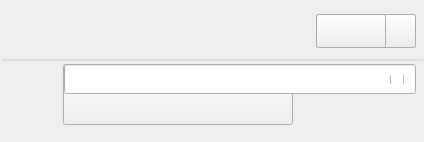
<?xml version="1.0" encoding="UTF-8"?>
<ui version="4.0">
 <class>OneConnForm</class>
 <widget class="QWidget" name="OneConnForm">
  <property name="geometry">
   <rect>
    <x>0</x>
    <y>0</y>
    <width>424</width>
    <height>142</height>
   </rect>
  </property>
  <property name="windowTitle">
   <string>Form</string>
  </property>
  <widget class="QLabel" name="lbName">
   <property name="geometry">
    <rect>
     <x>63</x>
     <y>8</y>
     <width>241</width>
     <height>20</height>
    </rect>
   </property>
   <property name="text">
    <string/>
   </property>
  </widget>
  <widget class="QPushButton" name="btnConnSub">
   <property name="geometry">
    <rect>
     <x>316</x>
     <y>14</y>
     <width>100</width>
     <height>34</height>
    </rect>
   </property>
   <property name="text">
    <string/>
   </property>
  </widget>
  <widget class="QPushButton" name="btnConn">
   <property name="geometry">
    <rect>
     <x>316</x>
     <y>14</y>
     <width>100</width>
     <height>34</height>
    </rect>
   </property>
   <property name="text">
    <string/>
   </property>
  </widget>
  <widget class="QLabel" name="lbSignal">
   <property name="geometry">
    <rect>
     <x>14</x>
     <y>14</y>
     <width>32</width>
     <height>32</height>
    </rect>
   </property>
   <property name="text">
    <string/>
   </property>
  </widget>
  <widget class="QLabel" name="lbConned">
   <property name="geometry">
    <rect>
     <x>63</x>
     <y>31</y>
     <width>140</width>
     <height>20</height>
    </rect>
   </property>
   <property name="text">
    <string/>
   </property>
  </widget>
  <widget class="QWidget" name="wbg_2" native="true">
   <property name="geometry">
    <rect>
     <x>0</x>
     <y>0</y>
     <width>424</width>
     <height>106</height>
    </rect>
   </property>
   <widget class="QLineEdit" name="lePassword">
    <property name="geometry">
     <rect>
      <x>64</x>
      <y>64</y>
      <width>352</width>
      <height>30</height>
     </rect>
    </property>
   </widget>
   <widget class="QCheckBox" name="checkBoxPwd">
    <property name="geometry">
     <rect>
      <x>390</x>
      <y>75</y>
      <width>18</width>
      <height>9</height>
     </rect>
    </property>
    <property name="text">
     <string/>
    </property>
   </widget>
  </widget>
  <widget class="QPushButton" name="btnDisConn">
   <property name="geometry">
    <rect>
     <x>316</x>
     <y>14</y>
     <width>100</width>
     <height>34</height>
    </rect>
   </property>
   <property name="text">
    <string/>
   </property>
  </widget>
  <widget class="QPushButton" name="btnConnPWD">
   <property name="geometry">
    <rect>
     <x>316</x>
     <y>14</y>
     <width>100</width>
     <height>34</height>
    </rect>
   </property>
   <property name="text">
    <string/>
   </property>
  </widget>
  <widget class="QPushButton" name="btnHideConn">
   <property name="geometry">
    <rect>
     <x>316</x>
     <y>14</y>
     <width>100</width>
     <height>34</height>
    </rect>
   </property>
   <property name="text">
    <string/>
   </property>
  </widget>
  <widget class="QWidget" name="wbg_3" native="true">
   <property name="geometry">
    <rect>
     <x>0</x>
     <y>0</y>
     <width>424</width>
     <height>138</height>
    </rect>
   </property>
   <widget class="QPushButton" name="btnInfo">
    <property name="geometry">
     <rect>
      <x>63</x>
      <y>64</y>
      <width>230</width>
      <height>61</height>
     </rect>
    </property>
    <property name="text">
     <string/>
    </property>
   </widget>
   <widget class="QLabel" name="leInfo_1">
    <property name="geometry">
     <rect>
      <x>63</x>
      <y>62</y>
      <width>230</width>
      <height>20</height>
     </rect>
    </property>
    <property name="text">
     <string/>
    </property>
   </widget>
   <widget class="QLabel" name="leInfo_2">
    <property name="geometry">
     <rect>
      <x>63</x>
      <y>86</y>
      <width>230</width>
      <height>20</height>
     </rect>
    </property>
    <property name="text">
     <string/>
    </property>
   </widget>
   <widget class="QLabel" name="leInfo_3">
    <property name="geometry">
     <rect>
      <x>63</x>
      <y>110</y>
      <width>230</width>
      <height>20</height>
     </rect>
    </property>
    <property name="text">
     <string/>
    </property>
   </widget>
   <zorder>leInfo_1</zorder>
   <zorder>leInfo_2</zorder>
   <zorder>leInfo_3</zorder>
   <zorder>btnInfo</zorder>
  </widget>
  <widget class="Line" name="line">
   <property name="geometry">
    <rect>
     <x>2</x>
     <y>59</y>
     <width>421</width>
     <height>2</height>
    </rect>
   </property>
   <property name="styleSheet">
    <string notr="true">background-color: rgba(156, 156, 156,0.1);</string>
   </property>
   <property name="orientation">
    <enum>Qt::Horizontal</enum>
   </property>
  </widget>
  <widget class="QWidget" name="wbg" native="true">
   <property name="geometry">
    <rect>
     <x>0</x>
     <y>0</y>
     <width>424</width>
     <height>60</height>
    </rect>
   </property>
  </widget>
  <widget class="QLabel" name="lbWaiting">
   <property name="geometry">
    <rect>
     <x>316</x>
     <y>14</y>
     <width>100</width>
     <height>34</height>
    </rect>
   </property>
   <property name="text">
    <string/>
   </property>
  </widget>
  <widget class="QLabel" name="lbWaitingIcon">
   <property name="geometry">
    <rect>
     <x>380</x>
     <y>20</y>
     <width>20</width>
     <height>20</height>
    </rect>
   </property>
   <property name="text">
    <string/>
   </property>
  </widget>
  <widget class="QPushButton" name="btnCancel">
   <property name="geometry">
    <rect>
     <x>316</x>
     <y>14</y>
     <width>70</width>
     <height>34</height>
    </rect>
   </property>
   <property name="text">
    <string/>
   </property>
  </widget>
  <zorder>wbg_3</zorder>
  <zorder>wbg_2</zorder>
  <zorder>lbName</zorder>
  <zorder>lbSignal</zorder>
  <zorder>lbConned</zorder>
  <zorder>line</zorder>
  <zorder>wbg</zorder>
  <zorder>btnConnSub</zorder>
  <zorder>btnConn</zorder>
  <zorder>btnConnPWD</zorder>
  <zorder>btnDisConn</zorder>
  <zorder>btnHideConn</zorder>
  <zorder>lbWaiting</zorder>
  <zorder>lbWaitingIcon</zorder>
  <zorder>btnCancel</zorder>
 </widget>
 <resources/>
 <connections/>
</ui>
